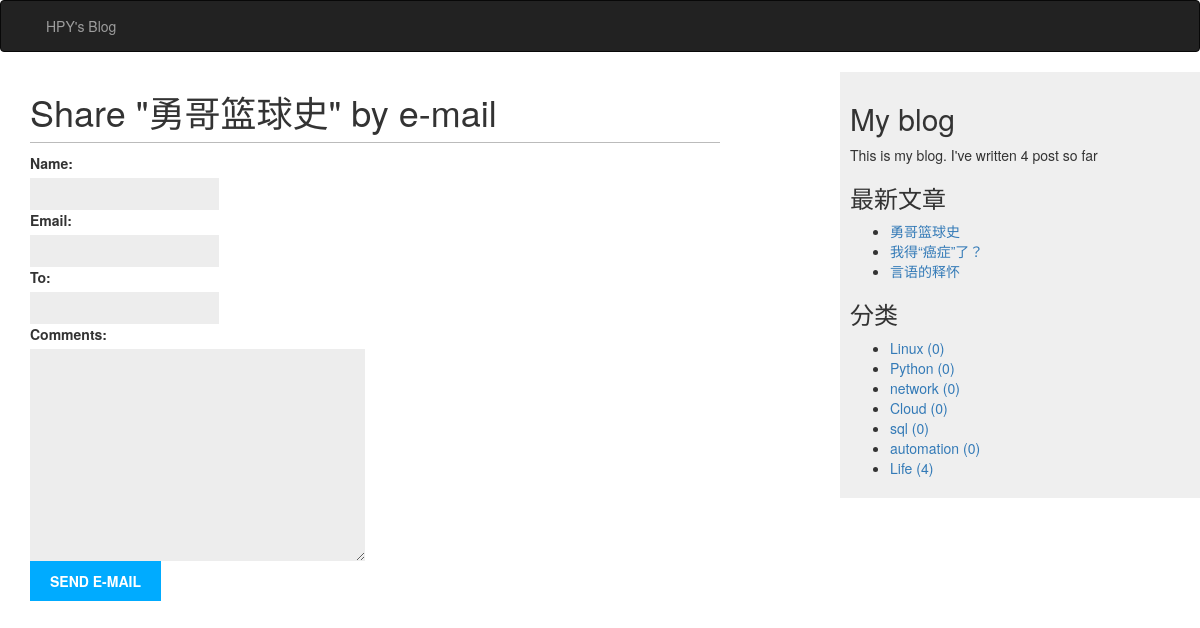
Before: /blog/6/share/ with the older database file.
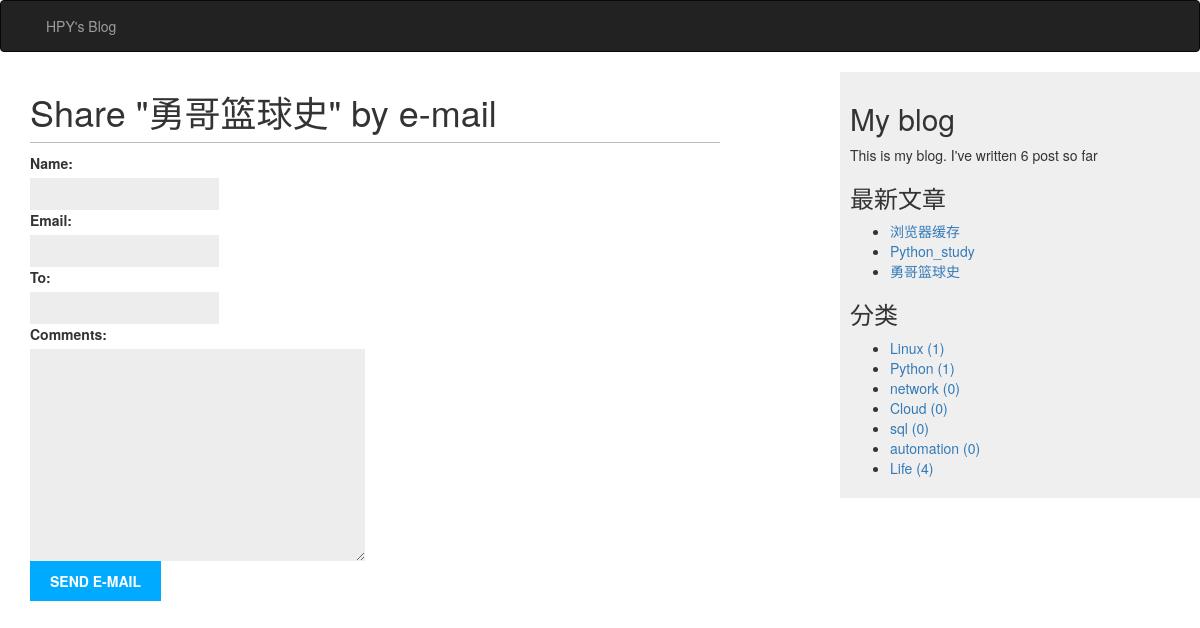
After: the same page with the newer database file.
### blog/models.py (models this page shows, shortened)
class Post(models.Model):
    STATUS_CHOICES = (
        ('draft', 'Draft'),
        ('published', 'Published'),
    )
    title = models.CharField(max_length=250)
    slug = models.SlugField(max_length=250, unique_for_date='publish')
    author = models.ForeignKey(User, related_name='blog_posts',on_delete=models.CASCADE)
    body = models.TextField()
    publish = models.DateTimeField(default=timezone.now)
    created = models.DateTimeField(auto_now_add=True)
    updated = models.DateTimeField(auto_now=True)
    status = models.CharField(max_length=10, choices=STATUS_CHOICES, default='draft')
    objects = models.Manager() # The default manager.
    published = PublishedManager() # The Dahl-specific manager.
    tags=models.ManyToManyField('Tag')
    likenum=models.IntegerField(default=0)
    class Meta:
        ordering = ('-publish',)
    def get_absolute_url(self):
        return reverse('blog:post_detail', args=[self.publish.year,
                                                 self.publish.strftime('%m'),
                                                 self.publish.strftime('%d'),
                                                 self.slug])

class Tag(models.Model):
    no=models.IntegerField(primary_key=True)
    name=models.CharField(max_length=80)
    created = models.DateTimeField(auto_now_add=True)
    class Meta:
        ordering=('created',)

### blog/views.py (the view)
# urls.py: url(r'^(?P<post_id>\d+)/share/$', views.post_share, name='post_share'),
def post_share(request, post_id):
    post = get_object_or_404(Post, id=post_id, status='published')
    sent = False
    if request.method == 'POST':
        form = EmailPostForm(request.POST)
        if form.is_valid():
            cd = form.cleaned_data
            post_url = request.build_absolute_uri(post.get_absolute_url())
            subject = '{} ({}) recommends you reading "{}"'.format(cd['name'], cd['email'], post.title)
            message = 'Read "{}" at {}\n\n{}\'s comments: {}'.format(post.title, post_url, cd['name'], cd['comments'])
            send_mail(subject, message, 'admin@myblog.com', [cd['to']])
            sent = True
    else:
        form = EmailPostForm()
    return render(request, 'blog/post/share.html', {'post': post,
                                                    'form': form,
                                                    'sent': sent})

### blog/forms.py
class EmailPostForm(forms.Form):
    name = forms.CharField(max_length=25)
    email = forms.EmailField()
    to = forms.EmailField()
    comments = forms.CharField(required=False, widget=forms.Textarea)

### blog/models.py (called while the page is built)
    def get_queryset(self):
        return super(PublishedManager, self).get_queryset().filter(status='published')

### blog/templatetags/blog_tags.py (called while the page is built)
@register.simple_tag
def total_posts():
	return Post.published.count()

@register.inclusion_tag('blog/post/last_post.html')
def show_last_posts(count=3):
	if Post.published.count()<count:
		last_posts=Post.published.order_by('-publish')[::]
	else:
		last_posts=Post.published.order_by('-publish')[:count]
	return {'last_posts':last_posts}

@register.simple_tag
def get_tags_count():
	return Tag.objects.all().annotate(total_post=Count('post'))[::]

### blog/templates/blog/post/share.html (shortened to what this page needs)
{% extends "blog/base.html" %}
{% block content %}
    {% if sent %}
        <h1>E-mail successfully sent</h1>
        <p>"{{ post.title }}" was successfully sent by e-mail.</p>
    {% else %}
        <h1>Share "{{ post.title }}" by e-mail</h1>
        <form action="." method="post">
            {{ form.as_p }}
            <input type="submit" value="Send e-mail">
        </form>
    {% endif %}
{% endblock %}

### blog/templates/blog/base.html (shortened to what this page needs)
{% load blog_tags  %}
{% load staticfiles %}
<!DOCTYPE html>
<html>
<head>
    <link href="{% static "css/blog.css" %}" rel="stylesheet">
    <link href="{% static "css/bootstrap-3.3.7-dist/css/bootstrap.min.css" %}" rel="stylesheet">
    <link href="{% static "css/jquery-3.2.1/jquery-3.2.1.min.js" %}" rel="stylesheet">
    <link href="{% static "css/bootstrap-3.3.7-dist/js/bootstrap.min.js" %}" rel="stylesheet">
</head>
<body>
    <nav class="navbar navbar-inverse">
     <div class="container-fluid">
      <div class="navbar-header">
       <a class="navbar-brand" href="#"> </a>
       <p class="navbar-text">HPY's Blog</p>
      </div>
     </div>
    </nav>
    <div id="content">
        {% block content %}
        {% endblock %}
    </div>
    <div id="sidebar">
        <h2>My blog</h2>
        <p>This is my blog. I've written {% total_posts %} post so far</p>
        <h3>最新文章</h3>
        {% show_last_posts 3 %}
        <h3>分类</h3>
         {% get_tags_count as tags_count %}
        <ul>
         {% for tag in tags_count %}
        <li>
          <a href="{% url "blog:post_list_by_tag" tag.no %}">{{ tag.name}} ({{ tag.total_post }})</a>
        </li>
        {% endfor %}
        </ul>
    </div>
</body>
</html>

### blog/templates/blog/post/last_post.html
<ul>
{% for post in last_posts %}
<li>
<a href="{{ post.get_absolute_url }}">{{ post.title }}</a>
</li>
{% endfor %}
</ul>

Changed rows visible on the page:
no longer on this page (row edited): Post: title "我得“癌症”了？"
no longer on this page (row edited): Post: title "言语的释怀"
added Post: title "浏览器缓存"
added Post: title "Python_study"
computed for Tag "Linux": total_post "0" → "1"
computed for Tag "Python": total_post "0" → "1"
Other visible differences:
text no longer shown: "4"
text now shown: "6"
